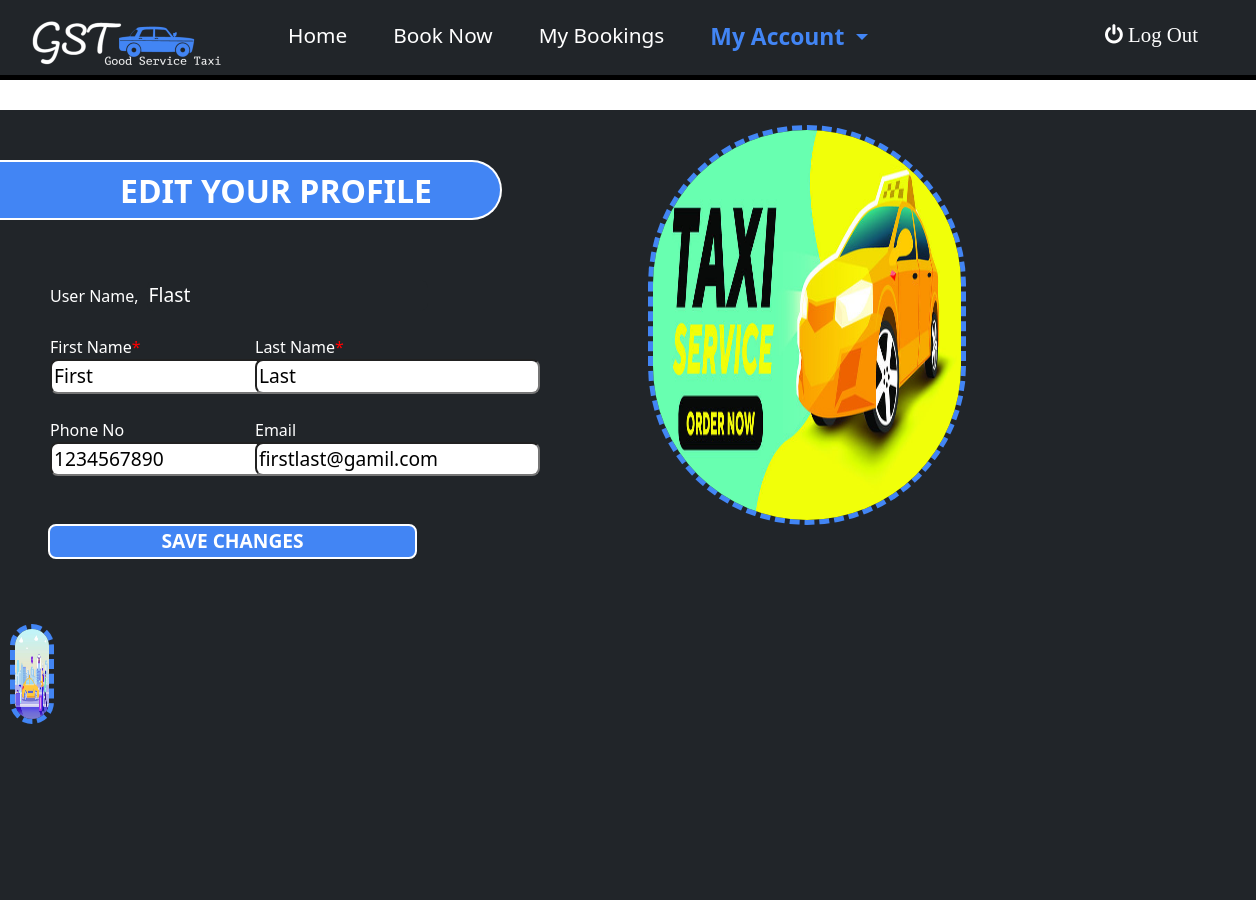
Page /EditProfile (signed in, upper part) on the earlier database version.
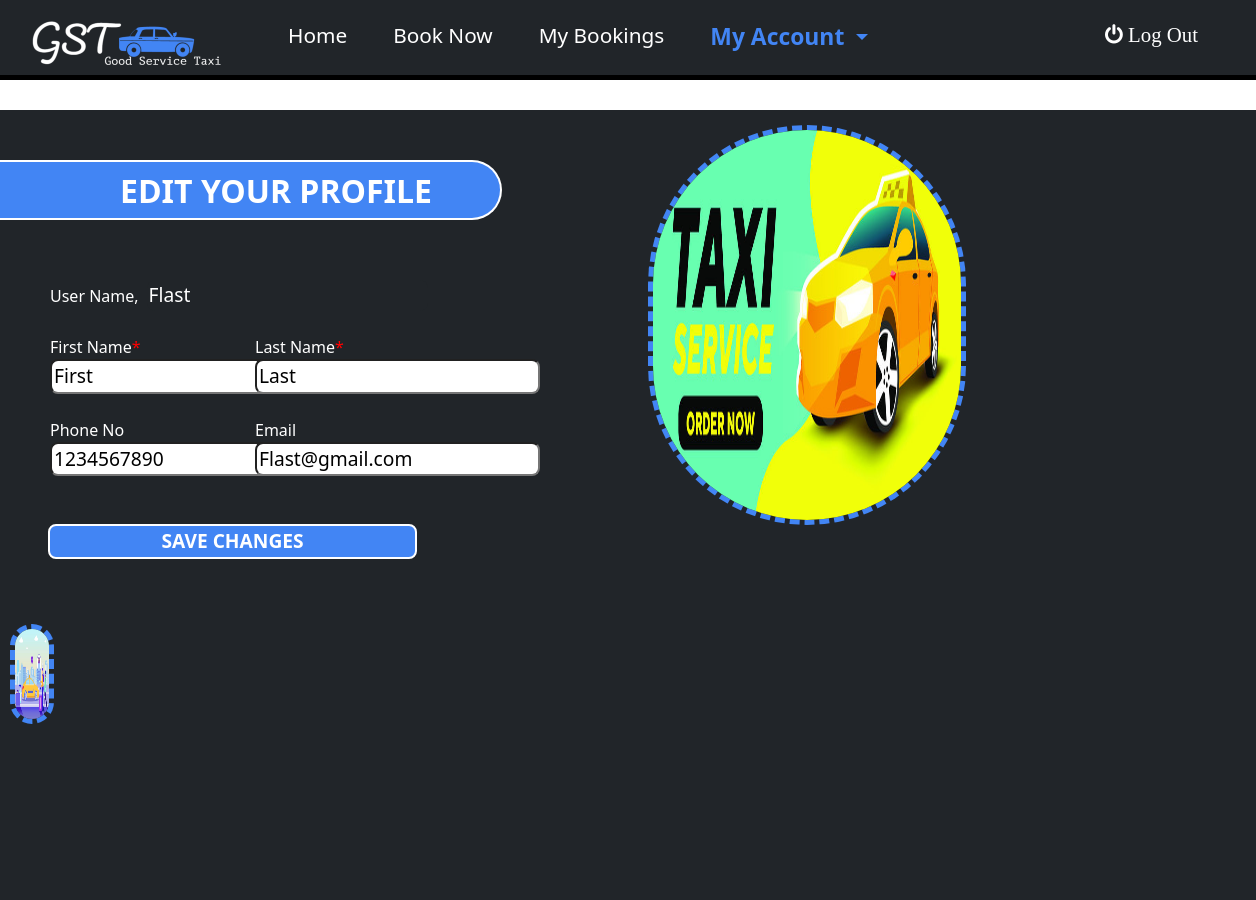
Same page on the later database version.
### tables this page shows
CREATE TABLE customer(
customer_id integer primary key autoincrement,
username varchar2(20) unique,
pwd varchar2(20) not null,
name varchar2(40) not null,
ph_no number(10),
email varchar2(40)
);

### app.py (the view, shortened to what this page needs)
@app.route('/EditProfile', methods=("GET","POST"))
def EditProfile():
    global userid
    userName = '';Name = ''; FName ='';LName ='' ;ph = 0;emailId = ''
    con = sqlite3.connect("DBMS.db")
    cur = con.cursor()
    cur.execute("Select * from customer where customer_id = "+str(userid))
    rows = cur.fetchall()
    for rowdata in rows:
            userName = rowdata[1]
            Name = rowdata[3]
            NameData = Name.split(' ')
            max = len(NameData)
            FName = ' '.join(NameData[0:max-1])
            LName = NameData[max-1]
            ph = rowdata[4]
            emailId = rowdata[5]
            break
    con.close()
    form = EditCustomerForm(username = userName, firstname = FName, lastname = LName, phone = ph, email= emailId)
    return render_template('EditProfile.html',form=form)

### forms.py (shortened to what this page needs)
class EditCustomerForm(FlaskForm):
    def validname(form,field):
        if not field.data.isalpha():
            raise ValidationError('Name should contain alphabets only !!!')
    def valid_phone(form,field):
        if len(field.data) != 10:
            raise ValidationError(message='Invalid Phone Number !!!')
        elif not field.data.isdecimal():
            raise ValidationError(message='Invalid Phone Number !!!')
    def valid_email(form,field):
        regex = re.compile(r'''(
            [a-zA-Z0-9._%+-]+
            @
            [a-zA-Z0-9.-]+
            (\.[a-zA-Z]{2,4})
            )''',re.VERBOSE
        )
        list = regex.findall(field.data)
        if list == []:
            raise ValidationError(message='Invalid Email')
    firstname = StringField('First Name',[DataRequired(),validname])
    lastname = StringField('Last Name',[DataRequired(),validname])
    phone = StringField('Phone No',[valid_phone])
    email = EmailField('Email',[valid_email])
    username = StringField('User Name',[DataRequired()],render_kw={"readonly": True})
    submit = SubmitField(label='SAVE CHANGES')

### templates/EditProfile.html (shortened to what this page needs)
{% extends "base.html" %}
{% block content %}
<div class="row" id="mainContainer">
  <div class="col-4">
    <h2 class="title"> EDIT YOUR PROFILE </h2>
    <form action="{{ url_for('EditProfile') }}" method="POST" autocomplete="off" >
    <fieldset class="form-field">
      {{ form.username.label }}<span>,</span>&ensp;{{ form.username }}
      </fieldset>
    <div class="row" id="formDiv">
      <div class="col-6">
          <br>
        <fieldset class="form-field">
          {{ form.firstname.label }}<font color = red>*</font><br>
          {{ form.firstname }}
          </fieldset>
          <br>
          <fieldset class="form-field">
            {{ form.phone.label }}<br>
            {{ form.phone }}
            </fieldset>
      </div>
      <div class="col-5">
      <br>
      <fieldset class="form-field">
        {{ form.lastname.label }}<font color = red>*</font><br>
        {{ form.lastname }}
        </fieldset>
            <br>
            <fieldset class="form-field">
              {{ form.email.label }}<br>
              {{ form.email }}
              </fieldset>
      <br><br>
      </div>
      {{ form.submit }}
    </div>
  </form>
  </div>
  <div id="carouselFade" class="col-4 carousel slide carousel-fade" data-bs-ride="carousel"  >
    <div class="carousel-inner">
      <div class="carousel-item active">
        <img src="{{url_for('static',filename='images/banner2.jpg')}}" class="d-block w-100" height="400px" >
      </div>
    </div>
  </div>
  <div class="col-3">
  <div id="carouselFade" class="carousel slide carousel-fade carousel1" data-bs-ride="carousel" >
    <div class="carousel-inner">
      <div class="carousel-item active">
        <img src="{{url_for('static',filename='images/banner3.jpg')}}" class="d-block w-100" height="400px">
      </div>
    </div>
  </div>
</div>
</div>
{% endblock %}

Differences in the rows shown:
changed customer "Flast": email "firstlast@gamil.com" → "Flast@gmail.com"
